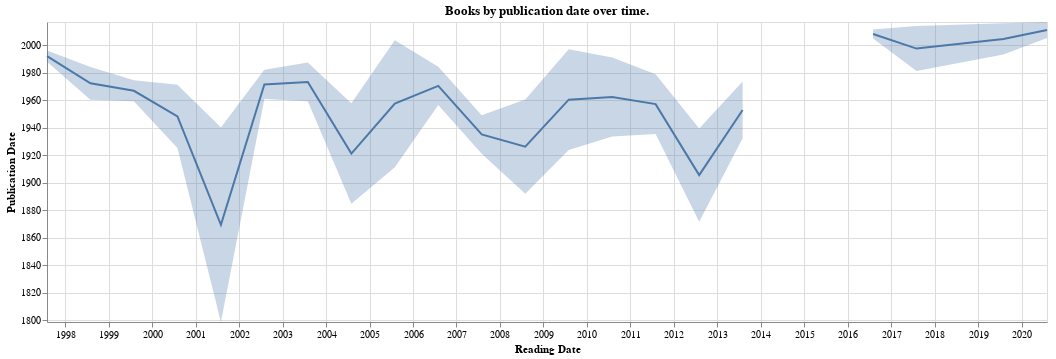

Source (notebook cell):
### Code cell
q = """
    PREFIX rdfs: <http://www.w3.org/2000/01/rdf-schema#> 
    PREFIX wdt: <http://www.wikidata.org/prop/direct/>
    PREFIX wd: <http://www.wikidata.org/entity/>
    SELECT DISTINCT ?book ?reading ?publication
    WHERE { 
        ?book a <https://birot.github.io/ontology/Book>. 
        ?book <https://birot.github.io/ontology/hasWikidataId> ?wiki.
        BIND (IRI(CONCAT(str(wd:),?wiki)) as ?wiki_book).
        OPTIONAL {service <https://query.wikidata.org/sparql> {?wiki_book wdt:P577 ?publication}}
        ?event <https://birot.github.io/ontology/hasBook> ?book.
        ?event <https://birot.github.io/ontology/hasStartDate> ?reading. 
        }
    """

dataframe = pandas.DataFrame(create_graph().query(q))
dataframe.columns=['Book', 'Reading Date', 'Publication Date']

line = altair.Chart(dataframe, title='Books by publication date over time.').mark_line().encode(x='Reading Date:T', y='mean(Publication Date):T')
band = altair.Chart(dataframe).mark_errorband().encode(x='Reading Date:T', y=altair.Y('Publication Date:T'))
display(altair.layer(band + line).properties(width=1000, height=300, title=''))

### Figure 1 — Vega-Lite specification as saved in the notebook (floating-point values rounded to 4 significant figures; data arrays with more than 128 entries replaced by an {"elided": "..."} marker saying what was removed)
{"config": {"view": {"continuousWidth": 400, "continuousHeight": 300}}, "layer": [{"layer": [{"mark": "errorband", "encoding": {"x": {"type": "temporal", "field": "Reading Date"}, "y": {"type": "temporal", "field": "Publication Date"}}}, {"mark": "line", "encoding": {"x": {"type": "temporal", "field": "Reading Date"}, "y": {"type": "temporal", "aggregate": "mean", "field": "Publication Date"}}, "title": "Books by publication date over time."}]}], "data": {"name": "data-bbf161729682a81e6eb1f17bc38f6067"}, "height": 300, "title": "", "width": 1000, "$schema": "https://vega.github.io/schema/vega-lite/v4.8.1.json", "datasets": {"data-bbf161729682a81e6eb1f17bc38f6067": {"elided": "151 records"}}}
